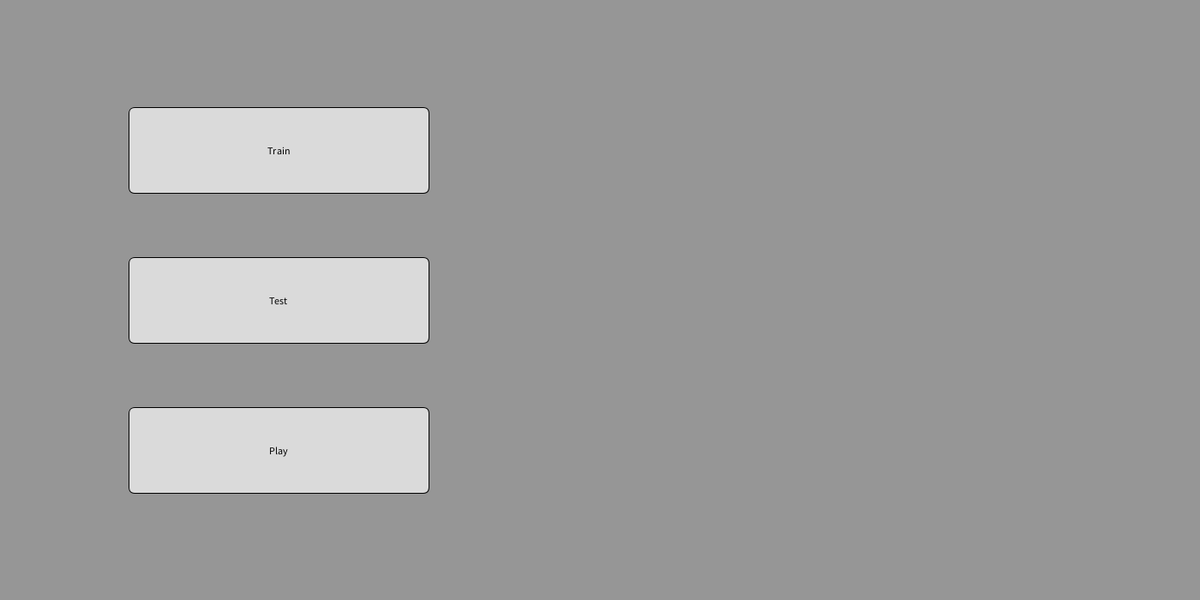
Frame 1 (no input)
Frame 60 (the mouse pressed at the canvas centre just before this capture): identical to frame 1, image omitted
Frame 120 (the mouse held since frame 60 and released just before this capture): identical to frame 1, image omitted

The Processing sketch that drew this single still picture (run headless with seeded random() and noise(); from frame 60 on, the mouse is pressed at the canvas centre):

// Processing sketch: Main
// ── Main.pde
public int HEIGHT = 700;
public int WIDTH = 1400;
public int NUMX = 30;
public int NUMY = 30;
public double maxDist = dist(0, 0, NUMX, NUMY);
Play p;
Train t;
Game g;

// 0 --> menu
// 1 --> train
// 2 --> test
// 3 --> play
public int mode = 0;

public int direction = -1;
void setup(){
  size(1400, 700);
  background(150);
  stroke(0);
  noFill();
  println(height);
  p = new Play();
  t = new Train();
}

void keyPressed(){
  if(mode != 3)
    return;
  if(keyCode == LEFT){
        direction = 0;
      } else if(keyCode == UP){
        direction = 1;
      } else if(keyCode == RIGHT){
        direction = 2;
      } else if(keyCode == DOWN){
        direction = 3;
      }
}

void draw(){
    background(150);
    Button trainingButton = new Button(150, HEIGHT/4 - 50, 350, 100, "Train");
    Button testingButton = new Button(150, HEIGHT/2 - 50, 350, 100, "Test");
    Button playButton = new Button(150, 3*HEIGHT/4 - 50, 350, 100, "Play");
    Button backButton = new Button(150, HEIGHT/8 - 50, 250, 100, "Back");
    Button killButton = new Button(150, 7*HEIGHT/8 - 50, 125, 100, "Kill"); 
  if(mode == 0){
    trainingButton.draw();
    testingButton.draw();
    playButton.draw();
  }
   else {
     backButton.draw();
   }
   
   if(mode == 1){
     killButton.draw();
   }
    
  if(mousePressed){
    if(trainingButton.isPressed()){
      println("You want to train.");
      mode = 1;
    }
    
    if(testingButton.isPressed()){
      println("You want to test.");
      mode = 2;
    }
    
    if(playButton.isPressed()){
      println("You want to play.");
      mode = 3;
    }
    
    if(backButton.isPressed()){
      mode = 0;
    }
    
    if(killButton.isPressed()){
      t.kill();
    }
  }
  
  if(mode == 1){
    // training
    t.go();
    
  }
  
  if(mode == 2){
    // testing
    
  }
  
  if(mode == 3){
    p.draw();
    p.updateDirection(direction);
  }
}

// ── Apple.pde
class Apple{
  int x;
  int y;
  Unit apple;
  public Apple(){
    this.x = (int)random(0, NUMX);
    this.y = (int)random(0, NUMY);
    apple = new Unit(x, y);
  }
  
  void generateLocation(){
    this.x = (int)random(0, NUMX);
    this.y = (int)random(0, NUMY);
    apple = new Unit(x, y);
  }
  
  void drawApple(){
    apple.drawApple();
  }
}

// ── Button.pde
class Button{
  int x;
  int y;
  int w;
  int h;
  String label;
  
  public Button(int x, int y, int w, int h, String label){
    this.x = x;
    this.y = y;
    this.w = w;
    this.h = h;
    this.label = label;
  }
  
  public boolean isPressed(){
   return (mouseX > x && mouseX < x + w && mouseY > y && mouseY < y + h); 
  }
  
  void draw() {
    fill(218);
    rect(x, y, w, h, 7);
    textAlign(CENTER, CENTER);
    fill(0);
    text(label, x + w/2, y + h/2);
  }
}

// ── Data.pde
class Data{
  private Matrix inputs;
  private double maxInput;
  
  public Data(Matrix inputs, double maxInput) {
    this.inputs = inputs;
    this.maxInput = maxInput;
  }
  
  public void cleanData() {
    inputs = inputs.divide(maxInput);
  }
  
  public Matrix getInputs() {
    return this.inputs;
  }
  
  void printInputs(){
    inputs.printMatrix();
  }
}

// ── Game.pde
class Game{
  GameUI gui;
  Snake snake;
  Apple apple;
  // 0 left, 1 up, 2 right, 3 down
  int direction;
  // empty parameters for play mode
  int score = 0;
  double df = 0;
  double distFromApple = 0;
  double distFromWall = 0;
  int numFrames = 0;
  public Game(){
    initGame();
  }
  
  void initGame(){
    gui = new GameUI();
    snake = new Snake();
    apple = new Apple();
    direction = -1;
    frameCount = 0;
  }
  void setDirection(int d){
    if(this.direction == 0 && d == 2){
      return;
    }
    
    if(this.direction == 1 && d == 3){
      return;
    }
    
    if(this.direction == 2 && d == 0){
      return;
    }
    
    if(this.direction == 3 && d == 1){
      return;
    }
    this.direction = d; 
  }
  
  void draw(){
    gui.draw(snake, apple);
    distFromApple = getDistFromApple();
    distFromWall = getDistFromWall();
    snake.updateSnake(direction, apple);
    snake.updateInputs(apple);
    numFrames++;
  }
  
  double getDistFromApple(){
    return dist(snake.getHeadX(), snake.getHeadY(), apple.x, apple.y);
  }
  
  double getDistFromWall(){
    switch(direction){
      case 0:
        return snake.getDistLeftWall();
      
      case 1:
        return snake.getDistUpWall();
        
      case 2:
        return snake.getDistRightWall();
        
      case 3:
        return snake.getDistDownWall();
        
       default:
         return 0;
    }
  }
  
  public double getChangeInFitness(){
    //if(snake.score > score){
    //  score = snake.score;
    //  df += score*100;
    //}
    
    
    if(snake.score > score){
      score = snake.score;
      df += 30;
    }
    
    if(snake.dead && snake.score == 0){
      df -= 30;
    }
    
    double newDistFromApple = getDistFromApple();
    if(newDistFromApple < distFromApple){
      df++;
    } else {
      df--;
    }
      
    
    return df;
  }
  void drawTrainingInfo(int currentSnake, int currentGeneration, double fitness){
    gui.drawTrainingInfo(currentSnake, currentGeneration, fitness);
    
    
    df = 0;
  }
  
  void checkSnakeLifespan(){
    if(frameCount > 1000){
      snake.dead = true;
    }
  }
  
  Snake getSnake(){
    return this.snake;
  }
  
  Apple getApple(){
    return this.apple;
  }
  
  
}

// ── GameUI.pde
class GameUI{
  // want to make an nxn game board
  int buffer = 50;
  int n = 30;
  int cellSize = 20;
  int girdLines = 4;
  // only using half the window
  int zeroX = width/2;
  
  public GameUI(){
    
  }
  
  void drawGridLines(){
    for(int i = 0; i < n; i++){
      for(int j = 0; j < n; j++){
        fill(0);
        stroke(0);
        int x = i*cellSize + (zeroX + buffer);
        int y = j*cellSize + buffer;
        
        rect(x, y, cellSize, cellSize);
      }
    }
  }
  
  void drawTrainingInfo(int currentSnake, int currentGeneration, double fitness){
    fill(0);
    textSize(32);
    text(("Generation: " + currentGeneration), 100, 200);
    text(("Snake: " + currentSnake), 100, 230);
    text(("Fitness: " + fitness), 100, 260);
  }
  void draw(Snake snake, Apple apple){
    fill(150);
    rect(zeroX, 0, width/2 - 2, height - 2, 7);
    //fill(0);
    //println(height - 2*buffer);
    //rect(zeroX + buffer, 0 + buffer, width/2 - 2*buffer, height - 2*buffer);
    drawGridLines();
    snake.drawSnake();
    apple.drawApple();
    fill(0);
    textSize(32);
    text(("Score: " + snake.score), width/2 + 75, 20);
    
  }
}

// ── Matrix.pde
class Matrix{
  public double[][] m;
  
  public Matrix(int r, int c){
    this.m = new double[r][c];
  }
  
  public Matrix(double[][] m){
    this.m = m;
  }
  
  void printMatrix(){
    for(int i = 0; i < m.length; i++){
      for(int j = 0; j < m[i].length; j++){
        print(m[i][j] + " ");
      }
       println();
    }
  }
  
  void fill(double x){
    for(int i = 0; i < m.length; i++){
      for(int j = 0; j < m[i].length; j++){
        m[i][j] = x;
      }
    }
  }
  
  Matrix scale(double x){
    Matrix out = new Matrix(this.m);
    for(int i = 0; i < m.length; i++){
      for(int j = 0; j < m[i].length; j++){
        out.m[i][j] *= x;
      }
    }
    return out;
  }
  
  Matrix divide(double x){
    Matrix out = new Matrix(this.m);
    for(int i = 0; i < m.length; i++){
      for(int j = 0; j < m[i].length; j++){
        out.m[i][j] /= x;
      }
    }
    return out;
  }
  
  // Multiplies each element of two nxn matrices
  Matrix elementMult(Matrix b){
    Matrix out = new Matrix(this.m);
    for(int i = 0; i < m.length; i++){
      for(int j = 0; j < m[i].length; j++){
        out.m[i][j] *= b.m[i][j]; 
      } 
    }
    return out;
  }
  
  Matrix subFromScalar(double x){
    Matrix out = new Matrix(this.m);
    for(int i = 0; i < m.length; i++){
      for(int j = 0; j < m[i].length; j++){
        out.m[i][j] = x - out.m[i][j];
      }
    }
    return out;
  }
  
  void set(int r, int c, double v){
    m[r][c] = v;
  }
  
  // need rows from m and columns from b for new matrix
  // may implement overloaded method for strassen's at some point
  Matrix mult(Matrix b){
    Matrix multiply = new Matrix(this.getNumRows(), b.getNumCols());
    double sum = 0;
    
    for (int i = 0; i < this.getNumRows(); i++) {
        for (int j = 0; j < b.getNumCols(); j++)
        {  
           for (int k = 0; k < b.getNumRows(); k++)
           {
              sum = sum + this.m[i][k]*b.m[k][j];
           }
 
           multiply.m[i][j] = sum;
           sum = 0;
        }
     }
     return multiply;
  }
  
  Matrix transpose(){
    Matrix out = new Matrix(this.getNumCols(), this.getNumRows());
    for (int i = 0; i < m.length; i++)
      for (int j = 0; j < m[0].length; j++)
        out.m[j][i] = m[i][j];
    return out;
  }
  
  int getNumRows(){
    return this.m.length;
  }
  
  int getNumCols(){
    return this.m[0].length;
  }
  
  double get(int r, int c){
    return this.m[r][c];
  }
  
}

// ── Network.pde
class Network{
  ArrayList<Data> inputs;
  ArrayList<Data> testData;
  int numInputs = 12;
  int numHidden = 8;
  int numOutputs = 4;
  double learningRate = .1;
  Matrix weights;
  Matrix outputs;
  Matrix outputWeights;
  
  public Network(){
    this.weights = new Matrix(numHidden, numInputs);
    this.outputWeights = new Matrix(numOutputs, numHidden);
    this.outputs = new Matrix(numOutputs, 1);
    
    // need to initialize weights to random values 0-1

    for(int i = 0; i < this.weights.getNumRows(); i++) {
      for(int j = 0; j < this.weights.getNumCols(); j++) {
        this.weights.set(i, j, random(-1, 1));
      }
    }
    
    for(int i = 0; i < this.outputWeights.getNumRows(); i++) {
      for(int j = 0; j < this.outputWeights.getNumCols(); j++) {
        this.outputWeights.set(i, j, random(-1, 1));
      }
    }
  }
  
  public void setWeights(Matrix weights){
    this.weights = weights;
  }
  
  public void setOutputWeights(Matrix outputWeights){
    this.outputWeights = outputWeights;
  }
  
  public void printWeights(){
    this.weights.printMatrix();
  }
  public double sigmoid(double x) {
    return 1.0 / (double)(1 + Math.pow(Math.E, -x));
  }
  
  public double relu(double x){
    if(x > 0){
      return x;
    } else {
      return 0;
    }
  }
  
  public Matrix calcDelta(Matrix E, Matrix O, Matrix hy) {
    Matrix negO = O;
    negO = negO.scale(-1);
    Matrix output = O;
    
    
    output = output.elementMult(O.subFromScalar(1));
    output = output.elementMult(E);
    output = output.scale(learningRate);
    output = output.mult(hy.transpose());

    return output;
  }
  
  public int feedforward(Data input) {
    // Step 1: Calculate hidden X:
    Matrix hx = weights.mult(input.getInputs());
    // hx.printMatrix();
    
    // Step 2: Calculate sigmoids
    Matrix hy = new Matrix(this.numHidden, 1);
    for(int j = 0; j < hy.getNumRows(); j++) {
      hy.set(j, 0, sigmoid(hx.get(j, 0)));
    }
    
    // Step 3: Calculate output x:
    Matrix ox = outputWeights.mult(hy);
    
    // Step 4: Calculate output sigmoids:
    Matrix oy = new Matrix(numOutputs, 1);
    for(int j = 0; j < oy.getNumRows(); j++) {
      oy.set(j, 0, sigmoid(ox.get(j, 0)));
    }

    return determineOutput(oy);
  }
  
  // hardcoding this for now
  public int determineOutput(Matrix oy) {
    int maxIndex = 0;
    double max = -100000000;
    for(int i = 0; i < oy.getNumRows(); i++) {
      if(oy.get(i, 0) > max) {
        max = oy.get(i, 0);
        maxIndex = i;
      }
    }
    
    return maxIndex;
  }
}

// ── Play.pde
class Play{
  Game g;
  public Play(){
    g = new Game();
  }
  
  void draw(){
    g.draw();
  }
  
  void updateDirection(int d){
    g.setDirection(d);
    
     if(g.getSnake().dead){
      g = new Game();
      g.setDirection(-1);
    }
  }
}

// ── Population.pde
class Population {
  
}

// ── Snake.pde
class Snake{
  ArrayList unitList;
  public boolean dead;
  public int score;
  public Snake(){
    unitList = new ArrayList();
    unitList.add(new Unit(4, 3));
    unitList.add(new Unit(4, 4));
    unitList.add(new Unit(4, 5));
    unitList.add(new Unit(4, 6));
    unitList.add(new Unit(4, 7));
    unitList.add(new Unit(4, 8));
    dead = false;
    score = 0;
  }
  
  void drawSnake(){
    for (int i = 0; i < unitList.size (); i++)
    {
      Unit snakePiece = (Unit) unitList.get(i);
      boolean head = false;
      if(i == unitList.size() - 1){
        head = true;
      }
      snakePiece.drawSnakePiece(head);
    }
  }
  
  void detectCollision(){
    Unit head = (Unit)unitList.get(unitList.size() - 1);
    if(head.x < 0 || head.x > NUMX-1 || head.y < 0 || head.y > NUMY-1){
      dead = true;
    }
    
    for(int i = unitList.size()-2; i >= 0; i--){
      Unit piece = (Unit)unitList.get(i);
      if(piece.x == head.x && piece.y == head.y){
        dead = true;
      }
    }
   
  }
  
  boolean detectApple(Apple apple){    
    Unit head = (Unit)unitList.get(unitList.size() - 1);
 
    if(head.x == apple.x && head.y == apple.y){
      apple.generateLocation();
      score++;
      return true;
    }
    
    return false;
  }
  
  void updateSnake(int direction, Apple apple){
    int oldHeadIndex = unitList.size() - 1;
    Unit oldHead = (Unit)unitList.get(oldHeadIndex);
    Unit newHead;
    switch(direction){
      // left
      case 0:
        newHead = new Unit(oldHead.getX() - 1, oldHead.getY());
        unitList.add(newHead);
        detectCollision();
        if(detectApple(apple)){
          break;
        }
        unitList.remove(0);
        break;
      // up
      case 1:
        newHead = new Unit(oldHead.getX(), oldHead.getY()-1);
        unitList.add(newHead);
        detectCollision();
        if(detectApple(apple)){
          break;
        }
        unitList.remove(0);
        break;
      // right
      case 2:
        newHead = new Unit(oldHead.getX() + 1, oldHead.getY());
        unitList.add(newHead);
        detectCollision();
        if(detectApple(apple)){
          break;
        }
        unitList.remove(0);
        break;
      // down
      case 3:
        newHead = new Unit(oldHead.getX(), oldHead.getY()+1);
        unitList.add(newHead);
        detectCollision();
        if(detectApple(apple)){
          break;
        }
        unitList.remove(0);
        break;
    }
  }
  
  // inputs are a 6x1 matrix:
    // 0, 1 --> evaluate left wall/body, left apple
    // 2, 3 --> evaluate up wall/body up apple
    // 4, 5 --> evaluate right
    // 6, 7 --> evaluate down
  Matrix updateInputs(Apple apple){
    Matrix inputs = new Matrix(12, 1);
    Unit head = (Unit)unitList.get(unitList.size() - 1);
    
    double distLeftWall = getDistLeftWall();
    double distLeftBody = distLeftBody();
    inputs.set(0, 0, distLeftWall);
    inputs.set(1, 0, distLeftBody);
    inputs.set(2, 0, dist(head.getX() - 1, head.getY(), apple.x, apple.y));
    
    double distUpWall = getDistUpWall();
    double distUpBody = distUpBody();
    inputs.set(3, 0, distUpWall);
    inputs.set(4, 0, distUpBody);
    inputs.set(5, 0, dist(head.getX(), head.getY() - 1, apple.x, apple.y));
    
    double distRightWall = getDistRightWall();
    double distRightBody = distRightBody();
    inputs.set(6, 0, distRightWall);
    inputs.set(7, 0, distRightBody);
    inputs.set(8, 0, dist(head.getX() + 1, head.getY(), apple.x, apple.y));
    
    double distDownWall = getDistDownWall();
    double distDownBody = distDownBody();
    inputs.set(9, 0, distDownWall);
    inputs.set(10, 0, distDownBody);
    inputs.set(11, 0, dist(head.getX(), head.getY() + 1, apple.x, apple.y));
    
    return inputs;
    
  }
  public ArrayList getUnitList() {
    return this.unitList;
  }
  
  public int getHeadX(){
    Unit head = (Unit)unitList.get(unitList.size() - 1);
    return head.x;
  }
  
  public int getHeadY(){
    Unit head = (Unit)unitList.get(unitList.size() - 1);
    return head.y;
  }
  
  public double getDistLeftWall(){
    Unit head = (Unit)unitList.get(unitList.size() - 1);
    
    // now test for wall
    double distanceLeftWall = dist(head.getX() - 1, head.getY(), -1, head.getY());

    
    return distanceLeftWall;
  }
  
  public double distLeftBody(){
    Unit head = (Unit)unitList.get(unitList.size() - 1);
    double minDistLeft = 1000000;
    // left, test for snake hitting itself
    for(int i = unitList.size() - 2; i >= 0; i--){
      Unit testPiece = (Unit)unitList.get(i);
      if(testPiece.getX() == head.getX()){
        double distance = dist(head.getX() - 1, head.getY(), testPiece.getX(), testPiece.getY());
        if(distance < minDistLeft){
          minDistLeft = distance;
        }
      }
    }
    
    if(minDistLeft == 1000000){
      minDistLeft = maxDist;
    }
    return minDistLeft;
  }
  public double getDistUpWall(){
    Unit head = (Unit)unitList.get(unitList.size() - 1);
    
    // now test for wall
    double distanceUpWall = dist(head.getX(), head.getY() - 1, head.getX(), -1);
    
    
    return distanceUpWall;
  }
  
  public double distUpBody(){
    Unit head = (Unit)unitList.get(unitList.size() - 1);
    double minDistUp = 1000000;
    // up, test for snake hitting itself
    for(int i = unitList.size() - 2; i >= 0; i--){
      Unit testPiece = (Unit)unitList.get(i);
      if(testPiece.getY() == head.getY()){
        double distance = dist(head.getX(), head.getY() - 1, testPiece.getX(), testPiece.getY());
        if(distance < minDistUp){
          minDistUp = distance;
        }
      }
    }
    if(minDistUp == 1000000){
      minDistUp = maxDist;
    }
    return minDistUp;
  }
  
  public double getDistRightWall(){
    Unit head = (Unit)unitList.get(unitList.size() - 1);
    
    // now test for wall
    double distanceRightWall = dist(head.getX() + 1, head.getY(), NUMX, head.getY());
    
    return distanceRightWall;
  }
  
  public double distRightBody(){
    Unit head = (Unit)unitList.get(unitList.size() - 1);
    double minDistRight = 1000000;
    // right, test for snake hitting itself
    for(int i = unitList.size() - 2; i >= 0; i--){
      Unit testPiece = (Unit)unitList.get(i);
      if(testPiece.getY() == head.getY()){
        double distance = dist(head.getX() + 1, head.getY(), testPiece.getX(), -1);
        if(distance < minDistRight){
          minDistRight = distance;
        }
      }
    }
    if(minDistRight == 1000000){
      minDistRight = maxDist;
    }
    return minDistRight;
  }
  
  public double getDistDownWall(){
    
    Unit head = (Unit)unitList.get(unitList.size() - 1);
    
    // now test for wall
    double distanceDownWall = dist(head.getX(), head.getY() + 1, head.getX(), NUMY);
    
    return distanceDownWall;
  }
  
  public double distDownBody(){
    Unit head = (Unit)unitList.get(unitList.size() - 1);
    double minDistDown = 1000000;
     // down, test for snake hitting itself
    for(int i = unitList.size() - 2; i >= 0; i--){
      Unit testPiece = (Unit)unitList.get(i);
      if(testPiece.getY() == head.getY()){
        double distance = dist(head.getX(), head.getY() + 1, testPiece.getX(), testPiece.getY());
        if(distance < minDistDown){
          minDistDown = distance;
        }
      }
    }
    if(minDistDown == 1000000){
      minDistDown = maxDist;
    }
    return minDistDown;  
  }
}

// ── SnakeController.pde
class SnakeController{
  Network network;
  double fitness;
  public SnakeController(Network network, double fitness){
    this.network = network;
    this.fitness = fitness;
  }
 
}

// ── Train.pde
class Train{
  ArrayList<SnakeController> population;
  int popSize = 1000;
  int currentSnake;
  int currentGeneration;
  int frameCount = 0;
  int numHidden = 8;
  int numInputs = 12;
  int numOutputs = 4; 
  boolean kill = false;
  Game g;
  
  public Train(){
    population = new ArrayList<SnakeController>();
    currentGeneration = 0;
    currentSnake = 0;
    initPopulation();
    g = new Game();
  }
  
  void initPopulation(){
    for(int i = 0; i < popSize; i++){
      population.add(new SnakeController(new Network(), 0));
    }
  }
  
  void createNextGeneration(){
    // breeding pool consists of indeces of snake controllers
    double avgFitness = 0;
    for(int i = 0; i < popSize; i++){
      avgFitness += population.get(i).fitness;
    }
    avgFitness /= popSize;
    
    println("Average fitness generation " + currentGeneration + ": " + avgFitness);
    printFitnesses();
    
    
    ArrayList<Integer> breedingPool = new ArrayList<Integer>();
    ArrayList<SnakeController> newPopulation = new ArrayList<SnakeController>();
    sortPopulation();
    //printFitnesses();
    // populate the breeding pool:
    // bottom 25% --> gets 1
    // 25-50% --> 5
    // 50-75% --> 10
    // 75-100% --> 20
    for(int i = 0; i < popSize; i++){
      if(i < popSize / 4){
        breedingPool.add(i);
      } else if(i < popSize / 2){
        for(int j = 0; j < 5; j++){
          breedingPool.add(i);
        }
      } else if(i < 3 * popSize / 4){
        for(int j = 0; j < 10; j++){
          breedingPool.add(i);
        }
      } else if (i > 3 * popSize / 4 ) {
        for(int j = 0; j <  100; j++){
          breedingPool.add(i);
        }
      } 
    }
    
    // create next generation
    for(int i = 0; i < popSize/10; i++){
      newPopulation.add(population.get(population.size() - i - 1));
      //println("Snake " + i + " fitness: " + population.get(population.size() - i - 1).fitness);
      newPopulation.get(i).fitness = 0;
    }
    int n = breedingPool.size();
    for(int i = popSize/10; i < popSize; i++){
      int parentAIndex = breedingPool.get((int)random(0, n));
      int parentBIndex = breedingPool.get((int)random(0, n));
      Network newSnakeControllerNetwork = crossoverWeights(parentAIndex, parentBIndex);
      newPopulation.add(new SnakeController(newSnakeControllerNetwork, 0));
    }
    
    population = newPopulation;
    //printFitnesses();
  }
 
  Network crossoverWeights(int parentAIndex, int parentBIndex){
    Network network = new Network();
    Matrix weightsA = population.get(parentAIndex).network.weights;
    Matrix outputWeightsA = population.get(parentAIndex).network.outputWeights;
    Matrix weightsB = population.get(parentBIndex).network.weights;
    Matrix outputWeightsB = population.get(parentBIndex).network.outputWeights;

    int pivotI = (int)random(0, weightsA.getNumRows());
    int pivotJ = (int)random(0, weightsA.getNumCols());
    for(int i = 0; i < weightsA.getNumRows(); i++) {
      for(int j = 0; j < weightsA.getNumCols(); j++) {
        if(i < pivotI || (i < pivotI && j <= pivotJ)) {
          continue;
        } else {
          weightsA.set(i, j, weightsB.get(i, j));
        }
        
        
        int mutatePivot = (int)random(0, 100);
        if(mutatePivot < 1){
          weightsA.set(i, j, random(-1, 1));
        }
      }
    }    
    pivotI = (int)random(0, outputWeightsA.getNumRows());
    pivotJ = (int)random(0, outputWeightsA.getNumCols());

        
  
    for(int i = 0; i < outputWeightsA.getNumRows(); i++) {
      for(int j = 0; j < outputWeightsA.getNumCols(); j++) {
        if(i < pivotI || (i < pivotI && j <= pivotJ)){
          continue;
        } else {
          outputWeightsA.set(i, j, outputWeightsB.get(i, j));
        }
        
        int mutatePivot = (int)random(0, 100);
        if(mutatePivot < 1){
          outputWeightsA.set(i, j, random(-1, 1));
        }
      }
    };    network.setWeights(weightsA);
    network.setOutputWeights(outputWeightsA);
    
    return network;
  }
  // this is literally a bubble sort
  void sortPopulation(){
    for (int i = 0; i < popSize-1; i++) {
      for (int j = 0; j < popSize-i-1; j++) {
        if (population.get(j).fitness > population.get(j+1).fitness) { 
            // swap arr[j+1] and arr[i] 
            SnakeController temp = population.get(j); 
   
            this.population.set(j, population.get(j+1)); 
            this.population.set(j+1, temp); 
        } 
      }
    }
  }
  
  void printFitnesses(){
    for(int i = 0; i < popSize; i++){
      print(population.get(i).fitness + " ");
    }
    println();
  }
  
  void kill(){
    this.kill = true;
  }
  
  void go(){
    if(currentSnake == popSize - 1){
      currentSnake = 0;
      currentGeneration++;
      createNextGeneration();
    }
    
    if(g.getSnake().dead || kill){
      g = new Game();
      g.setDirection(-1);
      currentSnake++;
      kill = false;
    }
    
    Network currentNetwork = (Network)(population.get(currentSnake).network);
    Matrix inputs = g.getSnake().updateInputs(g.getApple());
    Data inputData = new Data(inputs, maxDist);
    inputData.cleanData();
    int direction = currentNetwork.feedforward(inputData);

    g.setDirection(direction);
    g.draw();
    population.get(currentSnake).fitness += g.getChangeInFitness();
    g.drawTrainingInfo(currentSnake + 1, currentGeneration + 1, population.get(currentSnake).fitness);
    g.checkSnakeLifespan();
  }
}

// ── Unit.pde
class Unit{
  int x, y;
  int unit = 20;
  int zeroX = width/2;
  int buffer = 50;
  Unit(int x, int y){
    this.x = x;
    this.y = y;
  }
  void drawSnakePiece(boolean head){
    fill(0, 255, 0);
    if(head){
      fill(0, 255, 255);
    }
    rect(x*unit + (zeroX + buffer), y*unit + buffer, unit, unit);
  }
  
  void drawApple(){
    fill(255, 0, 0);
    rect(x*unit + (zeroX + buffer), y*unit + buffer, unit, unit);
  }

  public int getX(){ 
    return this.x; 
  }
  public int getY(){ 
    return this.y; 
  }
  public void setX(int X){
    this.x = X;
  }
  
  public void setY(int y){
    this.y = y;
  }
}
